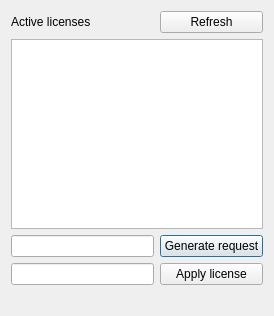
<?xml version="1.0" encoding="UTF-8"?>
<ui version="4.0">
 <class>LicensesDialog</class>
 <widget class="QDialog" name="LicensesDialog">
  <property name="geometry">
   <rect>
    <x>0</x>
    <y>0</y>
    <width>274</width>
    <height>316</height>
   </rect>
  </property>
  <property name="windowTitle">
   <string>Dialog</string>
  </property>
  <layout class="QGridLayout" name="gridLayout">
   <item row="0" column="0">
    <widget class="QLabel" name="label">
     <property name="text">
      <string>Active licenses</string>
     </property>
    </widget>
   </item>
   <item row="2" column="0" colspan="2">
    <widget class="QLineEdit" name="requestEdit"/>
   </item>
   <item row="2" column="2">
    <widget class="QPushButton" name="generateButton">
     <property name="text">
      <string>Generate request</string>
     </property>
    </widget>
   </item>
   <item row="3" column="0" colspan="2">
    <widget class="QLineEdit" name="applyEdit"/>
   </item>
   <item row="3" column="2">
    <widget class="QPushButton" name="applyButton">
     <property name="text">
      <string>Apply license</string>
     </property>
    </widget>
   </item>
   <item row="4" column="0">
    <widget class="QLabel" name="labelStatus">
     <property name="text">
      <string/>
     </property>
    </widget>
   </item>
   <item row="1" column="0" colspan="3">
    <widget class="QListWidget" name="listWidget"/>
   </item>
   <item row="0" column="2">
    <widget class="QPushButton" name="refreshButton">
     <property name="text">
      <string>Refresh</string>
     </property>
    </widget>
   </item>
  </layout>
 </widget>
 <resources/>
 <connections/>
</ui>
